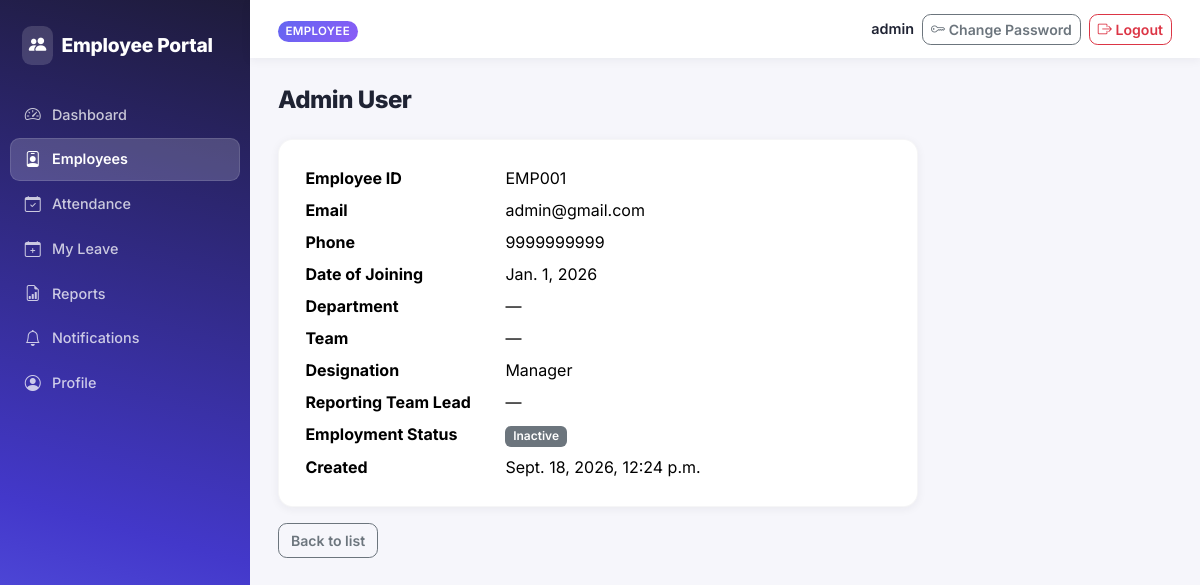
Page /employees/1/ (signed in) on the committed database.
### accounts/models.py (models this page shows, shortened)
class User(AbstractUser):
    class Role(models.TextChoices):
        ADMIN = 'ADMIN', 'Admin'
        HR = 'HR', 'HR'
        TEAM_LEAD = 'TEAM_LEAD', 'Team Lead'
        EMPLOYEE = 'EMPLOYEE', 'Employee'
    role = models.CharField(max_length=20, choices=Role.choices, default=Role.EMPLOYEE)
    phone = models.CharField(max_length=20, blank=True)
    address = models.TextField(blank=True)
    emergency_contact = models.CharField(max_length=100, blank=True)
    profile_image = models.ImageField(upload_to='profile_images/', blank=True, null=True)
    def is_team_lead(self):
        return self.role == self.Role.TEAM_LEAD
    def can_manage_employees(self):
        return self.role in (self.Role.ADMIN, self.Role.HR)

### employeeApp/models/employees.py (models this page shows, shortened)
class Employee(models.Model):
    class EmploymentStatus(models.TextChoices):
        ACTIVE = 'ACTIVE', 'Active'
        INACTIVE = 'INACTIVE', 'Inactive'
    user = models.OneToOneField(settings.AUTH_USER_MODEL, on_delete=models.CASCADE, related_name='employee_profile')
    employee_id = models.CharField(max_length=20, unique=True)
    full_name = models.CharField(max_length=150)
    email = models.EmailField(unique=True)
    phone = models.CharField(max_length=20, blank=True)
    date_of_joining = models.DateField()
    designation = models.CharField(max_length=100)
    team = models.ForeignKey(Team, on_delete=models.SET_NULL, null=True, blank=True, related_name='employees')
    reporting_team_lead = models.ForeignKey(
        settings.AUTH_USER_MODEL, on_delete=models.SET_NULL, null=True, blank=True,
        related_name='direct_reports', limit_choices_to={'role': 'TEAM_LEAD'}
    )
    employment_status = models.CharField(max_length=10, choices=EmploymentStatus.choices, default=EmploymentStatus.ACTIVE)
    created_at = models.DateTimeField(auto_now_add=True)
    class Meta:
        ordering = ['full_name']
    @property
    def department(self):
        return self.team.department if self.team else None

### employeeApp/views/employees.py (the view)
# urls.py: path('employees/<int:pk>/', views.employee_detail, name='employee_detail'),
@login_required
def employee_detail(request, pk):
    employee = get_object_or_404(Employee, pk=pk)
    user = request.user
    if not (user.can_manage_employees() or user == employee.user or
            (user.is_team_lead() and employee.team and employee.team.team_lead == user)):
        messages.error(request, "You do not have permission to view this employee.")
        return redirect('employeeApp:employee_list')
    return render(request, 'employeeApp/employee_detail.html', {'employee': employee})

### employeeApp/context_processors.py (called while the page is built)
def unread_notifications(request):
    if request.user.is_authenticated:
        qs = Notification.objects.filter(user=request.user, is_read=False)
        return {
            'unread_notification_count': qs.count(),
            'recent_notifications': qs[:5],
        }
    return {'unread_notification_count': 0, 'recent_notifications': []}

### employeeApp/templates/employeeApp/employee_detail.html (shortened to what this page needs)
{% extends "base.html" %}
{% block content %}
<div class="page-header">
    <h1>{{ employee.full_name }}</h1>
</div>
<div class="table-card" style="max-width:640px;">
    <table class="table table-borderless table-sm mb-0">
        <tr><th style="width:200px;">Employee ID</th><td>{{ employee.employee_id }}</td></tr>
        <tr><th>Email</th><td>{{ employee.email }}</td></tr>
        <tr><th>Phone</th><td>{{ employee.phone|default:"—" }}</td></tr>
        <tr><th>Date of Joining</th><td>{{ employee.date_of_joining }}</td></tr>
        <tr><th>Department</th><td>{{ employee.department|default:"—" }}</td></tr>
        <tr><th>Team</th><td>{{ employee.team.name|default:"—" }}</td></tr>
        <tr><th>Designation</th><td>{{ employee.designation }}</td></tr>
        <tr><th>Reporting Team Lead</th><td>{{ employee.reporting_team_lead.get_full_name|default:"—" }}</td></tr>
        <tr><th>Employment Status</th><td>
            {% if employee.employment_status == "ACTIVE" %}<span class="badge bg-success">Active</span>{% else %}<span class="badge bg-secondary">Inactive</span>{% endif %}
        </td></tr>
        <tr><th>Created</th><td>{{ employee.created_at }}</td></tr>
    </table>
</div>
<div class="mt-3">
    <a href="{% url 'employeeApp:employee_list' %}" class="btn btn-outline-secondary">Back to list</a>
</div>
{% endblock %}

### employeeApp/templates/base.html (shortened to what this page needs)
{% load static %}
<!DOCTYPE html>
<html lang="en">
<head>
    <link href="https://cdn.jsdelivr.net/npm/bootstrap@5.3.3/dist/css/bootstrap.min.css" rel="stylesheet">
    <link rel="stylesheet" href="https://cdn.jsdelivr.net/npm/bootstrap-icons@1.11.3/font/bootstrap-icons.css">
    <link rel="stylesheet" href="{% static 'employeeApp/style.css' %}">
</head>
<body>
{% if user.is_authenticated %}
<div class="app-shell">
    <aside class="sidebar">
        <div class="sidebar-brand">
            <i class="bi bi-people-fill"></i> <span>Employee Portal</span>
        </div>
        <nav class="sidebar-nav">
            <a href="{% url 'accounts:redirect_dashboard' %}" class="nav-link {% if 'dashboard' in request.path %}active{% endif %}">
                <i class="bi bi-speedometer2"></i> Dashboard
            </a>
            <a href="{% url 'employeeApp:employee_list' %}" class="nav-link {% if 'employees' in request.path %}active{% endif %}">
                <i class="bi bi-person-badge"></i> Employees
            </a>
            <a href="{% if user.is_team_lead or user.can_manage_employees %}{% url 'employeeApp:attendance_list' %}{% else %}{% url 'employeeApp:my_attendance' %}{% endif %}" class="nav-link {% if 'attendance' in request.path %}active{% endif %}">
                <i class="bi bi-calendar-check"></i> Attendance
            </a>
            <a href="{% url 'employeeApp:my_leave_requests' %}" class="nav-link {% if 'leave/my' in request.path %}active{% endif %}">
                <i class="bi bi-calendar-plus"></i> My Leave
            </a>
            <a href="{% url 'employeeApp:attendance_report' %}" class="nav-link {% if 'reports' in request.path %}active{% endif %}">
                <i class="bi bi-file-earmark-bar-graph"></i> Reports
            </a>
            <a href="{% url 'employeeApp:notification_list' %}" class="nav-link {% if 'notifications' in request.path %}active{% endif %}">
                <i class="bi bi-bell"></i> Notifications
            </a>
            <a href="{% url 'accounts:profile' %}" class="nav-link {% if 'profile' in request.path %}active{% endif %}">
                <i class="bi bi-person-circle"></i> Profile
            </a>
        </nav>
    </aside>
    <div class="main-col">
        <header class="topbar">
            <div class="topbar-role">
                <span class="badge role-badge">{{ user.get_role_display }}</span>
            </div>
            <div class="topbar-user">
                <span>{{ user.get_full_name|default:user.username }}</span>
                <a href="{% url 'accounts:password_change' %}" class="btn btn-sm btn-outline-secondary ms-2"><i class="bi bi-key"></i> Change Password</a>
                <a href="{% url 'accounts:logout' %}" class="btn btn-sm btn-outline-danger ms-2"><i class="bi bi-box-arrow-right"></i> Logout</a>
            </div>
        </header>
        <main class="content">
            {% block content %}{% endblock %}
        </main>
    </div>
</div>
{% endif %}
</body>
</html>

### employeeApp/static/employeeApp/style.css (style rules this page uses)
:root { --sidebar-width: 250px; --brand: #6366f1; --brand2: #8b5cf6; --brand-dark: #4338ca; --bg: #f6f6fb; --ink: #1f2333; --muted: #6b7280; --radius: 0.9rem; --shadow: 0 2px 10px rgba(31, 35, 51, 0.06); --shadow-lg: 0 16px 40px rgba(67, 56, 202, 0.18); }
body { background: var(--bg); color: var(--ink); font-family: "Inter", "Segoe UI", Roboto, Helvetica, Arial, sans-serif; }
.app-shell { display: flex; min-height: 100vh; }
.sidebar { width: var(--sidebar-width); background: linear-gradient(195deg, #1e1b3a, var(--brand-dark) 65%, var(--brand)); color: #fff; flex-shrink: 0; padding: 1.1rem 0; position: sticky; top: 0; height: 100vh; overflow-y: auto; }
.sidebar-brand { font-size: 1.2rem; font-weight: 800; letter-spacing: -0.01em; padding: 0.5rem 1.4rem 1.75rem; display: flex; align-items: center; gap: 0.55rem; }
.sidebar-brand i { background: rgba(255, 255, 255, 0.15); padding: 0.4rem; border-radius: 0.6rem; font-size: 1.1rem; }
.sidebar-nav { display: flex; flex-direction: column; gap: 0.1rem; padding: 0 0.6rem; }
.sidebar-nav .nav-link { color: rgba(255, 255, 255, 0.75); padding: 0.6rem 0.9rem; display: flex; align-items: center; gap: 0.65rem; border-radius: 0.6rem; font-size: 0.9rem; font-weight: 500; transition: background 0.15s ease, color 0.15s ease; }
.sidebar-nav .nav-link i { font-size: 1rem; width: 1.1rem; text-align: center; }
.sidebar-nav .nav-link.active { background: rgba(255, 255, 255, 0.18); color: #fff; font-weight: 600; box-shadow: inset 0 0 0 1px rgba(255, 255, 255, 0.12); }
.main-col { flex-grow: 1; display: flex; flex-direction: column; min-width: 0; }
.topbar { background: #fff; padding: 0.85rem 1.75rem; display: flex; justify-content: space-between; align-items: center; box-shadow: var(--shadow); position: sticky; top: 0; z-index: 10; }
.role-badge { background: linear-gradient(135deg, var(--brand), var(--brand2)); font-size: 0.72rem; letter-spacing: 0.03em; text-transform: uppercase; padding: 0.4rem 0.7rem; border-radius: 999px; font-weight: 600; }
.topbar-user { display: flex; align-items: center; font-weight: 600; font-size: 0.9rem; }
.content { padding: 1.75rem; max-width: 1400px; }
.card, .table-card { background: #fff; border: 1px solid rgba(31, 35, 51, 0.04); border-radius: var(--radius); box-shadow: var(--shadow); }
.table-card { padding: 1.4rem; }
.page-header { display: flex; justify-content: space-between; align-items: center; flex-wrap: wrap; gap: 0.75rem; margin-bottom: 1.5rem; }
.page-header h1 { font-size: 1.5rem; font-weight: 800; letter-spacing: -0.02em; margin: 0; }
.btn { border-radius: 0.55rem; font-weight: 600; font-size: 0.88rem; }
.badge { font-weight: 600; padding: 0.4em 0.65em; }

### rows in the picture
User: role "EMPLOYEE", get_full_name "admin"
Employee: full_name "Admin User", employee_id "EMP001", email "admin@gmail.com", phone "9999999999", date_of_joining "Jan. 1, 2026", department "—", team.name "—", designation "Manager", reporting_team_lead.get_full_name "—", created_at "Sept. 18, 2026, 12:24 p.m."
